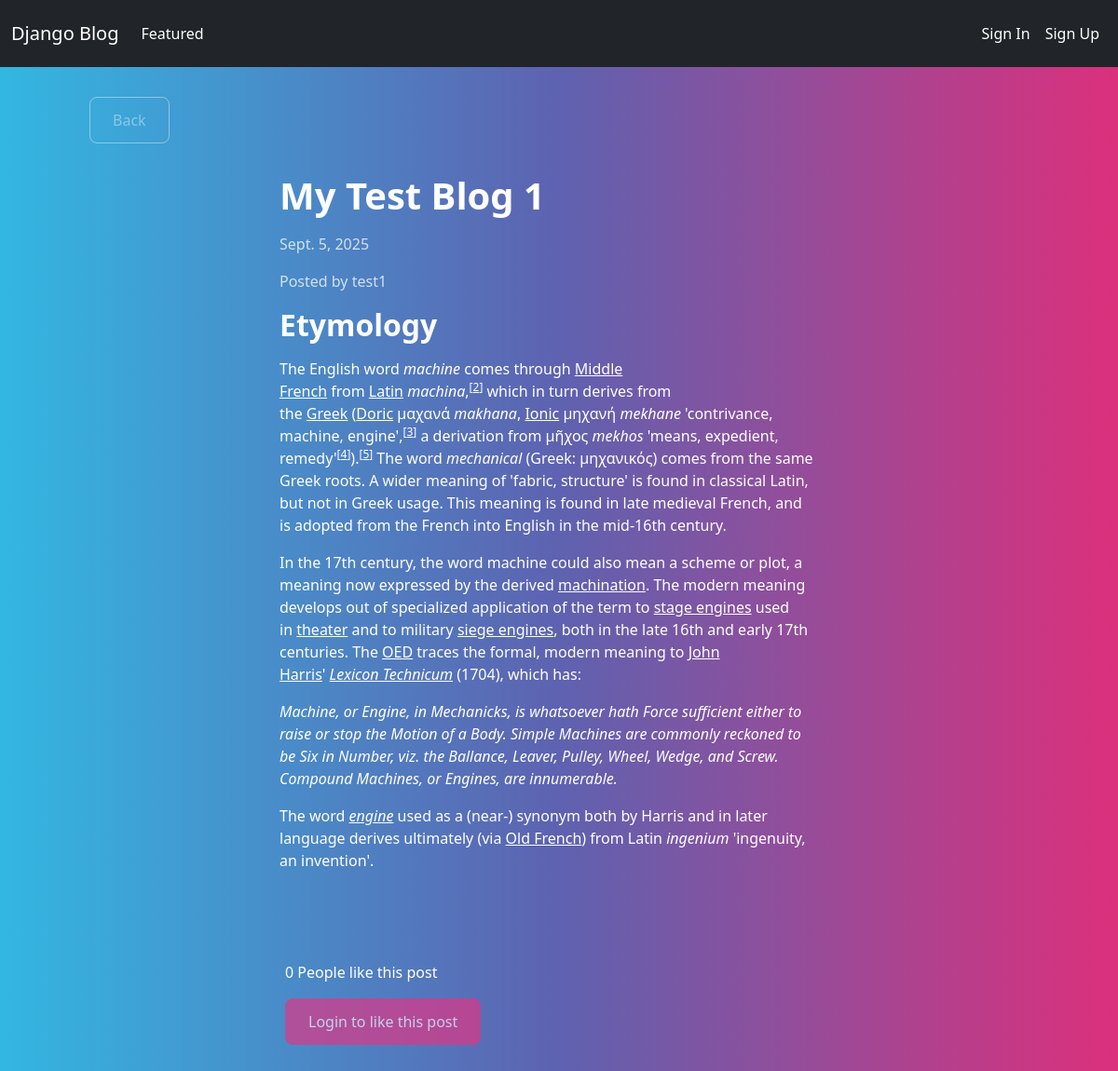
/1/, run on the app's committed database.
### blog/models.py (models this page shows)
class Article(models.Model):
    title = models.CharField(max_length=255)
    content = HTMLField()
    date = models.DateField(auto_now_add=True)
    author = models.ForeignKey(User,on_delete=models.CASCADE)
    featured = models.BooleanField(default=False)
    likes = models.ManyToManyField(User,related_name='likes',blank=True)

### blog/views.py (the view)
# urls.py: path('<int:pk>/', DetailArticleView.as_view(), name='detail_article'),
class DetailArticleView(DetailView):
      model = Article
      template_name = 'blog/blog_post.html'
      def get_context_data(self,*args, **kwargs):
          context = super(DetailArticleView,self).get_context_data(*args, **kwargs)
          context['liked_by_user'] = False
          article = Article.objects.get(id=self.kwargs.get('pk'))
          if article.likes.filter(pk=self.request.user.id).exists():
              context['liked_by_user'] = True
          return context

### blog/templates/blog/blog_post.html (shortened to what this page needs)
{% extends 'blog/base.html' %}
{% block content %}
<div class="row">
    <div class="col-md-4 col-12 mx-md-5 mx-2 mt-md-3 my-3">
        <a class="btn btn-outline-secondary" href="{% url 'index' %}">
            Back
        </a>
    </div>
    <div class="row">
        <div class="col-md-6 col-11 mx-md-auto mb-3 pb-2 mx-3">
             <h1>{{ object.title }}</h1>
            <p class="text-muted">{{ object.date }}</p>
            <p class="text-muted">Posted by {{ object.author.username }}</p>
            <div>
                {{ object.content|safe }}
            </div>
        </div>
    </div>
</div>
<div class="row my-3">
    <div class="col-md-6 col-12 mx-auto mx-3">
        {% if object.likes.count == 1 %}
            <p>{{ object.likes.count }} Person likes this post</p>
        {% else %}
           <p>{{ object.likes.count }} People like this post</p>
        {% endif %}
        {% if request.user.is_authenticated %}
            {% if liked_by_user %}
        <form method="POST" action="{% url 'like_article' object.id %}">
           {% csrf_token %}
            <button class="btn btn-primary"><ion-icon name="heart-dislike"></ion-icon>Unlike this post</button>
        </form>
            {% else %}
         <form method="POST" action="{% url 'like_article' object.id %}">
           {% csrf_token %}
            <button class="btn btn-primary"><ion-icon name="heart"></ion-icon>Like this post</button>
        </form>
            {% endif %}
        {% else %}
           <button class="btn btn-primary" disabled> Login to like this post</button>
        {% endif %}
    </div>
</div>
{% endblock content %}

### data on the page
Article: title "My Test Blog 1", date "Sept. 5, 2025", author.username "test1", content "Etymology The English word machine comes through Middle French from Latin machina , [ 2 ] which in turn derives from the Greek ( Doric μαχανά makhana , Ionic μηχανή mekhane 'contrivance, machine, engine', [ 3 ] a derivation from μῆχος mekhos 'means, expedient, remedy' [ 4 ] ). [ 5 ] The word mechanical (Greek: μηχανικός ) comes from the same Greek roots. A wider meaning of 'fabric, structure' is found in classical Latin, but not in Greek usage. This meaning is found in late medieval French, and is adopted from the French into English in the mid-16th century. In the 17th century, the word machine could also mean a scheme or plot, a meaning now expressed by the derived machination . The…", likes.count "0"
